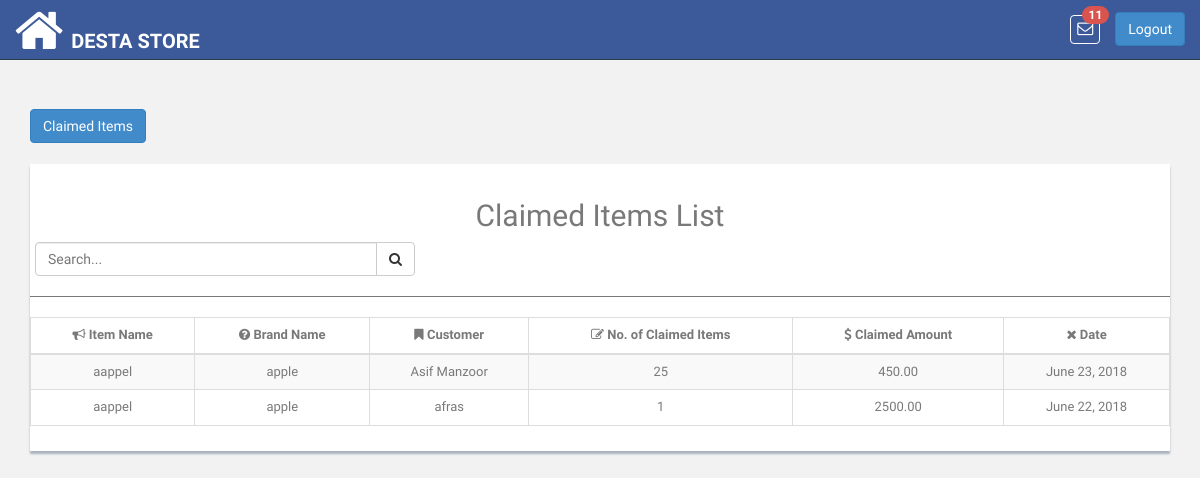
Page /product/items/claimed/list/ (signed in) on the committed database.
### pis_retailer/models.py (models this page shows, shortened)
class RetailerUser(models.Model):
    ROLE_TYPE_OWNER = 'owner'
    ROLE_TYPE_DATA_ENTRY_USER = 'data_entry_user'
    ROLE_TYPE_SALESMAN = 'salesman'
    ROLE_TYPE_VIEW_ACCOUNT = 'account_viewer'
    ROLE_TYPE_LEDGER_VIEW = 'ledger_viewer'
    ROLE_TYPES = (
        (ROLE_TYPE_OWNER, 'Owner'),
        (ROLE_TYPE_DATA_ENTRY_USER, 'Data Entry User'),
        (ROLE_TYPE_SALESMAN, 'Salesman'),
        (ROLE_TYPE_VIEW_ACCOUNT, 'Account Viewer'),
        (ROLE_TYPE_LEDGER_VIEW, 'Ledger Viewer'),
    )
    user = models.OneToOneField(User, related_name='retailer_user',on_delete=models.CASCADE)
    retailer = models.ForeignKey(Retailer, related_name='u_retailer',on_delete=models.CASCADE)
    role_type = models.CharField(
        max_length=100, choices=ROLE_TYPES, default=ROLE_TYPE_OWNER
    )

class Retailer(DatedModel):
    name = models.CharField(max_length=100)
    slug = models.SlugField(blank=False)
    package = models.CharField(max_length=200, null=True, blank=True)
    package_price = models.CharField(max_length=200, null=True, blank=True)
    package_expiry = models.DateField(blank=True, null=True)
    logo = models.ImageField(
        upload_to='images/retailer/logo/', max_length=1024,
        blank=True, null=True
    )

### pis_product/models.py (models this page shows, shortened)
class ClaimedProduct(DatedModel):
    product = models.ForeignKey(Product, related_name='claimed_product',on_delete=models.CASCADE)
    customer = models.ForeignKey(
        'pis_com.Customer', related_name='customer_claimed_items',
        null=True, blank=True,on_delete=models.CASCADE
    )
    claimed_items = models.IntegerField(
        default=1, verbose_name='No. of Claimed Items')
    claimed_amount = models.DecimalField(
        max_digits=65, decimal_places=2, default=0, blank=True, null=True)

class Product(models.Model):
    UNIT_TYPE_KG = 'Kilogram'
    UNIT_TYPE_GRAM = 'Gram'
    UNIT_TYPE_LITRE = 'Litre'
    UNIT_TYPE_QUANTITY = 'Quantity'
    UNIT_TYPES = (
        (UNIT_TYPE_KG, 'Kilogram'),
        (UNIT_TYPE_GRAM, 'Gram'),
        (UNIT_TYPE_LITRE, 'Litre'),
        (UNIT_TYPE_QUANTITY, 'Quantity'),
    )
    unit_type = models.CharField(
        choices=UNIT_TYPES, default=UNIT_TYPE_QUANTITY,
        blank=True, null=True, max_length=200
    )
    name = models.CharField(max_length=100, unique=True)
    brand_name = models.CharField(max_length=200, blank=True, null=True)
    retailer = models.ForeignKey(
        'pis_retailer.Retailer',
        related_name='retailer_product',on_delete=models.CASCADE
    )
    bar_code = models.CharField(max_length=13, unique=True, blank=True,
                                null=True)
    def product_available_items(self):
        try:
            obj_stock_in = self.stockin_product.aggregate(Sum('quantity'))
            stock_in = float(obj_stock_in.get('quantity__sum'))
        except:
            stock_in = 0
        try:
            obj_stock_out = self.stockout_product.aggregate(
                Sum('stock_out_quantity'))
            stock_out = float(obj_stock_out.get('stock_out_quantity__sum'))
        except:
            stock_out = 0
        return  stock_in - stock_out

### pis_com/models.py (models this page shows, shortened)
class Customer(models.Model):
    retailer = models.ForeignKey(
        'pis_retailer.Retailer',
        related_name='retailer_customer',
        on_delete=models.CASCADE
    )
    customer_name = models.CharField(max_length=200)
    customer_phone = models.CharField(max_length=20, blank=True, null=True)
    customer_type=models.CharField(max_length=200, default='customer', blank=True, null=True)
    address = models.TextField(max_length=500, blank=True,null=True)
    shop = models.CharField(max_length=200, blank=True, null=True)

### pis_product/views.py (the view)
class ClaimedItemsListView(TemplateView):
    template_name = 'products/claimed_product_list.html'
    def dispatch(self, request, *args, **kwargs):
        if not self.request.user.is_authenticated:
            return HttpResponseRedirect(reverse('login'))
        return super(
            ClaimedItemsListView, self).dispatch(request, *args, **kwargs)
    def get_context_data(self, **kwargs):
        context = super(
            ClaimedItemsListView, self).get_context_data(**kwargs)
        context.update({
            'claimed_items': ClaimedProduct.objects.all().order_by(
                '-created_at')
        })
        return context

### pis_com/templatetags/template_tags.py (called while the page is built)
@register.simple_tag
def product_notifications(retailer_id):
    return Product.objects.filter(retailer__id=retailer_id)

### templates/products/claimed_product_list.html (shortened to what this page needs)
{% extends 'base.html' %}
{% block content %}
<div class="col-md-12">
    <br>
    <a href="{% url 'product:claimed_items' %}"><button type="button" id="claimed-item" class="btn btn-primary" style="float: left" id="load" data-loading-text="<i class='fa fa-circle-o-notch fa-spin'></i>Processing">Claimed Items</button></a>
    <br><br><br>
    <div class="content-panel table-responsive">
        <table class="table table-striped table-advance table-hover table-bordered claimed-item-table">
            <h2 class="text-center">Claimed Items List</h2>
            <div class="input-group custom-search-form col-md-4" style="left: 5px">
                <input type="text" class="form-control search-claimed-item" placeholder="Search...">
                <span class="input-group-btn">
                        <button class="btn btn-default" type="button">
                            <i class="fa fa-search"></i>
                        </button>
                    </span>
            </div>
            <hr>
            <thead>
            <tr>
                <th class="text-center"><i class="fa fa-bullhorn"></i> Item Name</th>
                <th class="text-center"><i class="fa fa-question-circle"></i> Brand Name</th>
                <th class="text-center"><i class=" fa fa-bookmark"></i> Customer</th>
                <th class="text-center"><i class=" fa fa-edit"></i> No. of Claimed Items</th>
                <th class="text-center"><i class=" fa fa-dollar"></i> Claimed Amount</th>
                <th class="text-center"><i class=" fa fa-times"></i> Date</th>
            </tr>
            </thead>
            <tbody class="claimed-item-table-body text-center">
            {% for item in claimed_items %}
            <tr>
                <td>{{ item.product.name}}</td>
                <td class="#">{{ item.product.brand_name }}</td>
                <td>{{ item.customer.customer_name }}</td>
                <td>{{ item.claimed_items}}</td>
                <td>{{ item.claimed_amount }}</td>
                <td>{{ item.created_at|date }}</td>
            </tr>
            {% endfor %}
            </tbody>
        </table>
    </div>
</div>
{% endblock %}

### templates/base.html (shortened to what this page needs)
<!DOCTYPE html>
<html lang="en" xmlns="http://www.w3.org/1999/html">
{% load static %}
{% load template_tags %}
<head>
    <link href="{% static 'css/bootstrap.css' %}" rel="stylesheet">
    <link href="{% static 'font-awesome/css/font-awesome.css' %}" rel="stylesheet" />
    <link rel="stylesheet" type="text/css" href="{% static 'css/zabuto_calendar.css' %}">
    <link rel="stylesheet" type="text/css" href="{% static 'js/gritter/css/jquery.gritter.css' %}" />
    <link rel="stylesheet" type="text/css" href="{% static 'lineicons/style.css' %}">
    <link href="{% static 'css/style.css' %}" rel="stylesheet">
    <link href="{% static 'css/style-responsive.css' %}" rel="stylesheet">
    <link href="{% static 'css/profileImage.css' %}" rel="stylesheet" type="text/css"/>
    <link href="{% static 'css/sweetalert2.min.css' %}" rel="stylesheet" />
</head>
<body>
<section id="container" >
    <header class="header black-bg">
        <a href="{% url 'index' %}" class="home_icon" style="float:left"><i class="fa fa-home fa-4x" aria-hidden="true"></i></a>
        <a href="{% url 'index' %}" class="logo"><b>{{ request.user.retailer_user.retailer.name }}</b></a>
        <div class="right_div">
            <div class="nav notify-row" id="top_menu">
                {% product_notifications retailer_id=request.user.retailer_user.retailer.id as p_n %}
                <ul class="nav top-menu">
                    <li id="header_inbox_bar" class="dropdown">
                        <a data-toggle="dropdown" class="dropdown-toggle msg" href="index.html#">
                            <i class="fa fa-envelope-o"></i> <span class="badge badge-danger notification_count" style="background: #d9534f"></span>
                        </a>
                    </li>
                </ul>
            </div>
            <div class="top-menu">
                <a tabindex="logout" class="btn btn-primary" href="{% url 'logout' %}" style="margin-top: 12px;">Logout</a>
            </div>
        </div>
    </header>
    <section class="wrapper">
        {% block content %}{% endblock %}
    </section>
</section>
</body>
</html>

### app_static/css/style.css (style rules this page uses)
body { color: #797979; background: #f2f2f2; font-family: 'Ruda', sans-serif; padding: 0px !important; margin: 0px !important; font-size:13px; }
ul li { list-style: none; }
a, a:hover, a:focus { text-decoration: none; outline: none; }
#container { width: 100%; height: 100%; }
hr { margin-top: 20px; margin-bottom: 20px; border: 0; border-top: 1px solid #797979; }
.header, .footer { min-height: 60px; padding: 0 15px; }
.header { position: fixed; left: 0; right: 0; z-index: 1002; }
.black-bg { background: #3C5A99; border-bottom: 1px solid #2B3D4A; }
.wrapper { display: inline-block; margin-top: 90px; padding-left: 15px; padding-right: 15px; padding-bottom: 15px; padding-top: 0px; width: 100%; }
a.logo { font-size: 20px; color: #ffffff; float: left; margin-top: 27px; text-transform: uppercase; }
a.logo b { font-weight: 900; }
#top_menu .nav > li, ul.top-menu > li { float: left; }
.notify-row { float: left; margin-top: 15px; margin-left: 92px; }
ul.top-menu > li > a { color: #666666; font-size: 16px; border-radius: 4px; -webkit-border-radius: 4px; border:1px solid #68dff0; padding: 2px 6px; margin-right: 15px; }
.notify-row .badge { position: absolute; right: -10px; top: -10px; z-index: 100; }
.content-panel { background: #ffffff; box-shadow: 0px 3px 2px #aab2bd; padding-top: 15px; padding-bottom: 5px; }

### templates/base.html (style rules this page uses)
.msg { color: #fff !important; border:none !important; border: 1px solid #fff !important; }
.right_div { float:right; }
.notify-row { margin-left: -45px !important; }
.home_icon { float:left; color:#fff; margin-right:8px; margin-top:5px; }

### rows in the picture
ClaimedProduct: product.name "aappel", product.brand_name "apple", customer.customer_name "Asif Manzoor", claimed_items "25", claimed_amount "450.00", created_at "June 23, 2018"
ClaimedProduct: product.name "aappel", product.brand_name "apple", customer.customer_name "afras", claimed_items "1", claimed_amount "2500.00", created_at "June 22, 2018"

### other values in the picture
{{ request.user.retailer_user.retailer.name }} "DESTA STORE"
